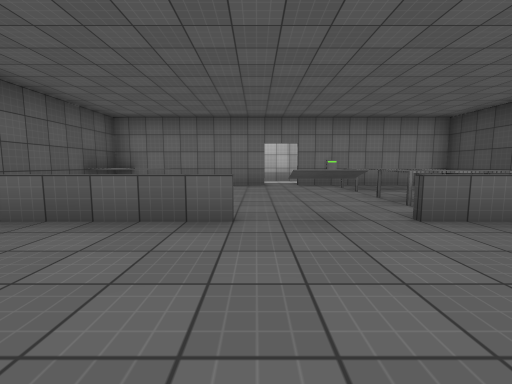
[1] (above)

16 first-person views from a walk through a Unity game level. The camera is 1.2 m above the floor, tilts 6° down and sees 90° across. The floor is counted in squares, 2 m on a side. Each view is taken from the middle of a square. On the plan, view 1 faces up. The plan holds only what a view shows up to about 9 squares ahead; the rest is blank. The player character is not drawn. Door leaves are left out, so doorways stand open. Surface patterns are stand-ins for the level's own textures.

[2]
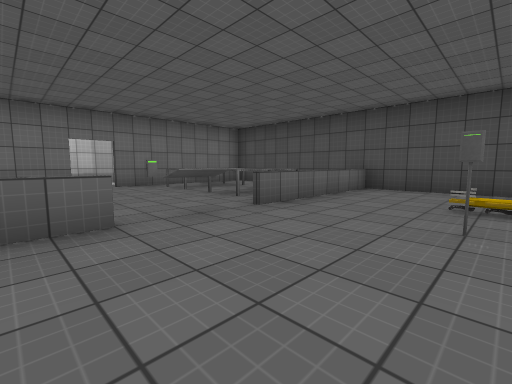

[3]
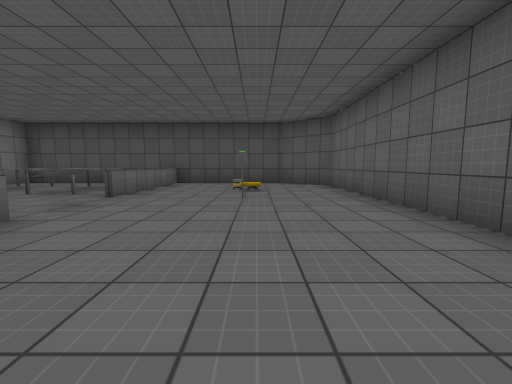

[4]
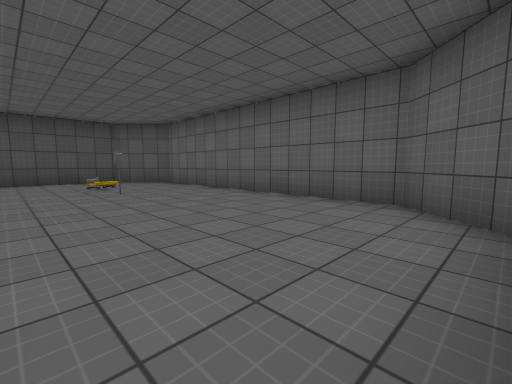

[5]
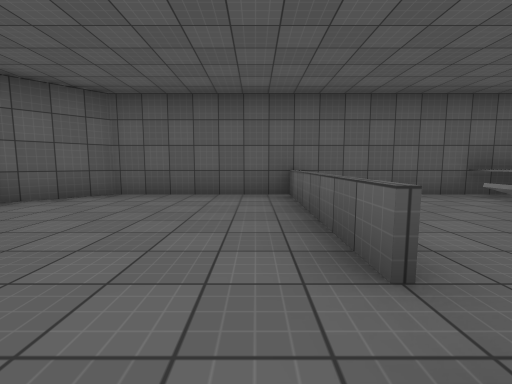

[6]
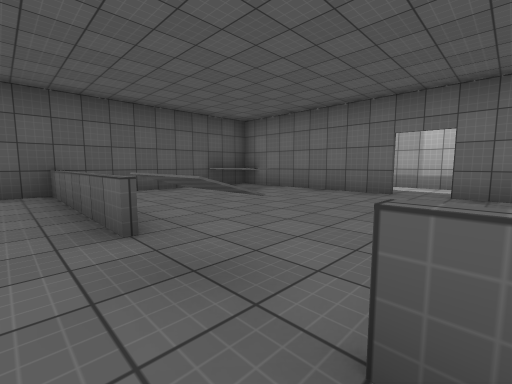

[7]
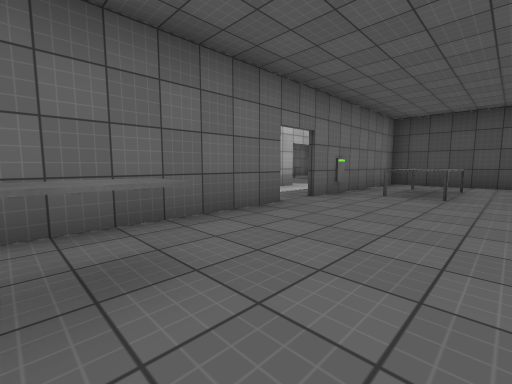

[8]
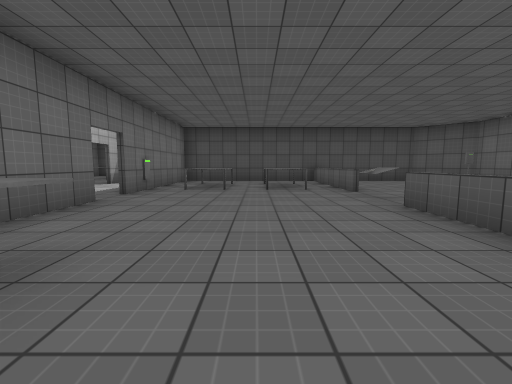

[9]
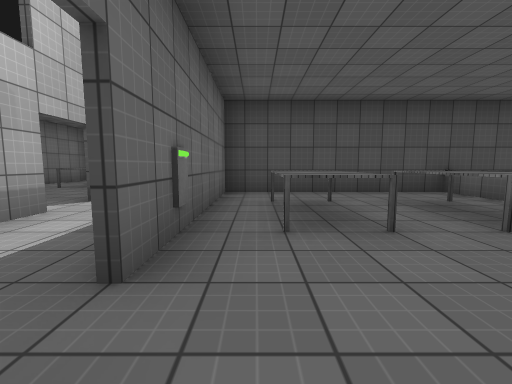

[10]
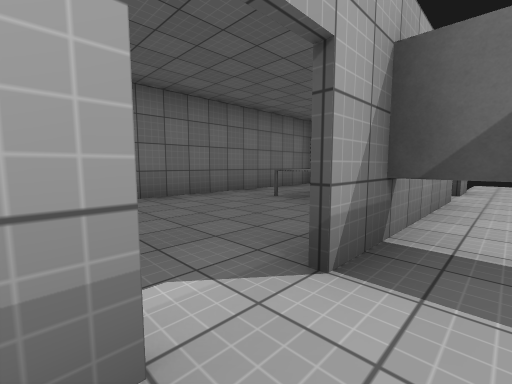

[11]
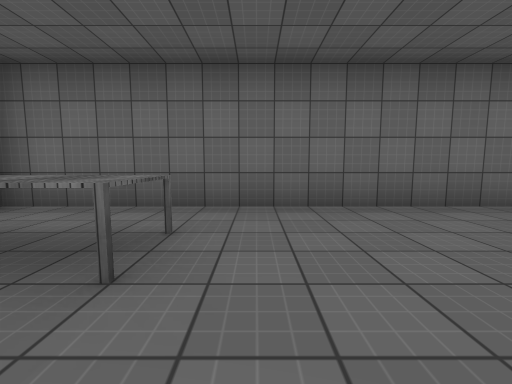

[12]
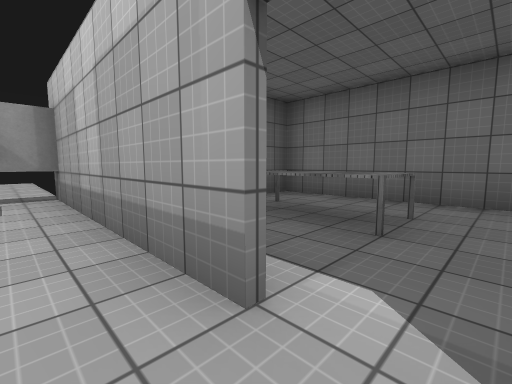

[13]
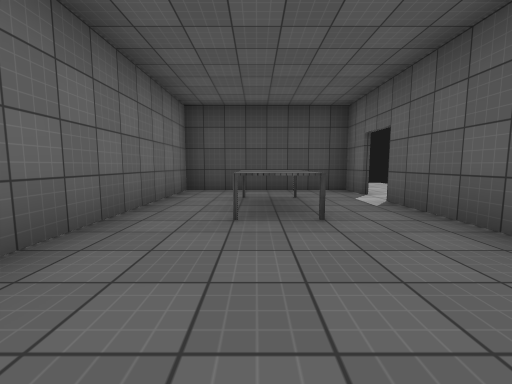

[14]
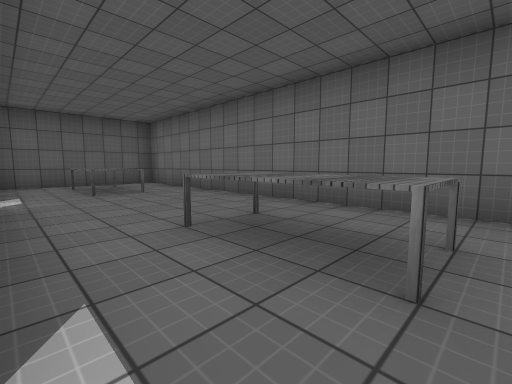

[15]
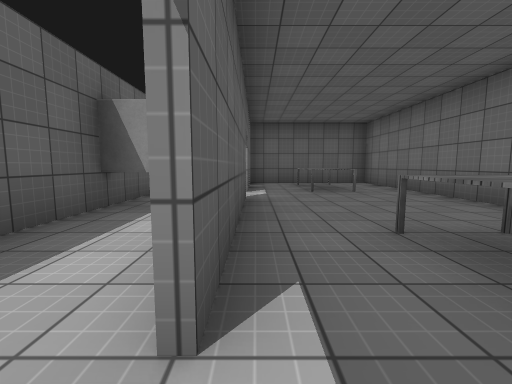

[16]
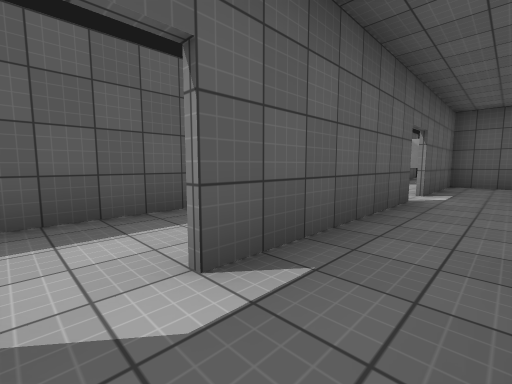

### Floor plan
Key: @ floor where view 1 was taken; # wall or solid block; . floor; D open door; = window, fence, low wall or low ledge; ^ raised ledge; T table; O other object.
Columns run from 5 left of view 1 to 10 right of it. Each row starts with its distance up from view 1.
 14      ###########
 13      #.........#
 12      #.TT...TT.#
 11      #.........#
 10    ######.####.#
  9    #......#.....
  8  ####DDO####...
  7  OO........####
  6 #.......TT.#
  5 #..........#
  4 #.......TT.#
  3 #====.^====#
  2 #..........#
  1 #..........#
  0 #....@.O...#
 -1 ##.........#
 -2  ##.......##
 -3   #########

Where each view was taken, in squares from view 1:
view 1: 0 up, 0 right, facing up
view 2: 0 up, 1 left, facing up-right
view 3: 0 up, 3 left, facing right
view 4: 2 up, 4 left, facing down-right
view 5: 2 up, 1 right, facing left
view 6: 2 up, 2 right, facing up-left
view 7: 5 up, 3 left, facing up-right
view 8: 5 up, 4 left, facing right
view 9: 7 up, 0 right, facing right
view 10: 9 up, 3 right, facing up-right
view 11: 10 up, 4 right, facing up
view 12: 9 up, 4 right, facing up-left
view 13: 12 up, 4 right, facing right
view 14: 10 up, 9 right, facing up-left
view 15: 10 up, 9 right, facing left
view 16: 11 up, 9 right, facing down-left
